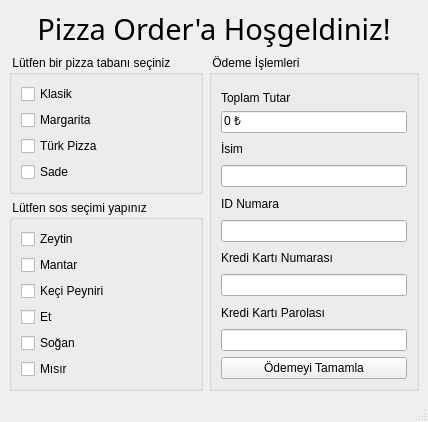
<?xml version="1.0" encoding="UTF-8"?>
<ui version="4.0">
 <class>MainWindow</class>
 <widget class="QMainWindow" name="MainWindow">
  <property name="geometry">
   <rect>
    <x>0</x>
    <y>0</y>
    <width>428</width>
    <height>390</height>
   </rect>
  </property>
  <property name="windowTitle">
   <string>MainWindow</string>
  </property>
  <widget class="QWidget" name="centralwidget">
   <layout class="QGridLayout" name="gridLayout">
    <item row="0" column="0" colspan="2">
     <widget class="QLabel" name="label">
      <property name="font">
       <font>
        <family>Berlin Sans FB</family>
        <pointsize>16</pointsize>
        <italic>false</italic>
       </font>
      </property>
      <property name="text">
       <string>&lt;html&gt;&lt;head/&gt;&lt;body&gt;&lt;p align=&quot;center&quot;&gt;&lt;span style=&quot; font-size:22pt;&quot;&gt;Pizza Order'a Hoşgeldiniz!&lt;/span&gt;&lt;/p&gt;&lt;/body&gt;&lt;/html&gt;</string>
      </property>
     </widget>
    </item>
    <item row="1" column="0">
     <widget class="QGroupBox" name="groupBox">
      <property name="title">
       <string> Lütfen bir pizza tabanı seçiniz </string>
      </property>
      <layout class="QVBoxLayout" name="verticalLayout_3">
       <item>
        <widget class="QCheckBox" name="cbox_clasic">
         <property name="text">
          <string>Klasik</string>
         </property>
        </widget>
       </item>
       <item>
        <widget class="QCheckBox" name="cbox_margharita">
         <property name="text">
          <string>Margarita</string>
         </property>
        </widget>
       </item>
       <item>
        <widget class="QCheckBox" name="cbox_turkish">
         <property name="text">
          <string>Türk Pizza</string>
         </property>
        </widget>
       </item>
       <item>
        <widget class="QCheckBox" name="cbox_simple">
         <property name="text">
          <string>Sade</string>
         </property>
        </widget>
       </item>
      </layout>
     </widget>
    </item>
    <item row="1" column="1" rowspan="2">
     <widget class="QGroupBox" name="groupBox_4">
      <property name="title">
       <string> Ödeme İşlemleri </string>
      </property>
      <layout class="QVBoxLayout" name="verticalLayout_2">
       <item>
        <widget class="QLabel" name="label_2">
         <property name="text">
          <string>Toplam Tutar</string>
         </property>
         <property name="alignment">
          <set>Qt::AlignBottom|Qt::AlignLeading|Qt::AlignLeft</set>
         </property>
        </widget>
       </item>
       <item>
        <widget class="QLineEdit" name="line_price">
         <property name="enabled">
          <bool>true</bool>
         </property>
         <property name="layoutDirection">
          <enum>Qt::LeftToRight</enum>
         </property>
         <property name="autoFillBackground">
          <bool>false</bool>
         </property>
         <property name="text">
          <string>0 ₺</string>
         </property>
         <property name="maxLength">
          <number>32782</number>
         </property>
         <property name="frame">
          <bool>true</bool>
         </property>
         <property name="echoMode">
          <enum>QLineEdit::Normal</enum>
         </property>
         <property name="cursorPosition">
          <number>3</number>
         </property>
         <property name="readOnly">
          <bool>true</bool>
         </property>
        </widget>
       </item>
       <item>
        <widget class="QLabel" name="label_3">
         <property name="text">
          <string>İsim</string>
         </property>
        </widget>
       </item>
       <item>
        <widget class="QLineEdit" name="line_name"/>
       </item>
       <item>
        <widget class="QLabel" name="label_4">
         <property name="text">
          <string>ID Numara</string>
         </property>
        </widget>
       </item>
       <item>
        <widget class="QLineEdit" name="line_id">
         <property name="text">
          <string/>
         </property>
        </widget>
       </item>
       <item>
        <widget class="QLabel" name="label_5">
         <property name="text">
          <string>Kredi Kartı Numarası</string>
         </property>
        </widget>
       </item>
       <item>
        <widget class="QLineEdit" name="line_credit_number">
         <property name="text">
          <string/>
         </property>
        </widget>
       </item>
       <item>
        <widget class="QLabel" name="label_6">
         <property name="text">
          <string>Kredi Kartı Parolası</string>
         </property>
        </widget>
       </item>
       <item>
        <widget class="QLineEdit" name="line_credit_pass">
         <property name="text">
          <string/>
         </property>
         <property name="echoMode">
          <enum>QLineEdit::Password</enum>
         </property>
        </widget>
       </item>
       <item>
        <widget class="QPushButton" name="pushButton_finish">
         <property name="text">
          <string>Ödemeyi Tamamla</string>
         </property>
        </widget>
       </item>
      </layout>
     </widget>
    </item>
    <item row="2" column="0">
     <widget class="QGroupBox" name="groupBox_2">
      <property name="title">
       <string> Lütfen sos seçimi yapınız </string>
      </property>
      <layout class="QVBoxLayout" name="verticalLayout_4">
       <item>
        <widget class="QCheckBox" name="cbox_sauce_olive">
         <property name="text">
          <string>Zeytin</string>
         </property>
        </widget>
       </item>
       <item>
        <widget class="QCheckBox" name="cbox_sauce_mushroom">
         <property name="text">
          <string>Mantar</string>
         </property>
        </widget>
       </item>
       <item>
        <widget class="QCheckBox" name="cbox_sauce_goatCheese">
         <property name="text">
          <string>Keçi Peyniri</string>
         </property>
        </widget>
       </item>
       <item>
        <widget class="QCheckBox" name="cbox_sauce_meat">
         <property name="text">
          <string>Et</string>
         </property>
        </widget>
       </item>
       <item>
        <widget class="QCheckBox" name="cbox_sauce_onion">
         <property name="text">
          <string>Soğan</string>
         </property>
        </widget>
       </item>
       <item>
        <widget class="QCheckBox" name="cbox_sauce_corn">
         <property name="text">
          <string>Mısır</string>
         </property>
        </widget>
       </item>
      </layout>
     </widget>
    </item>
   </layout>
  </widget>
  <widget class="QMenuBar" name="menubar">
   <property name="geometry">
    <rect>
     <x>0</x>
     <y>0</y>
     <width>428</width>
     <height>21</height>
    </rect>
   </property>
  </widget>
  <widget class="QStatusBar" name="statusbar"/>
 </widget>
 <resources/>
 <connections/>
</ui>
